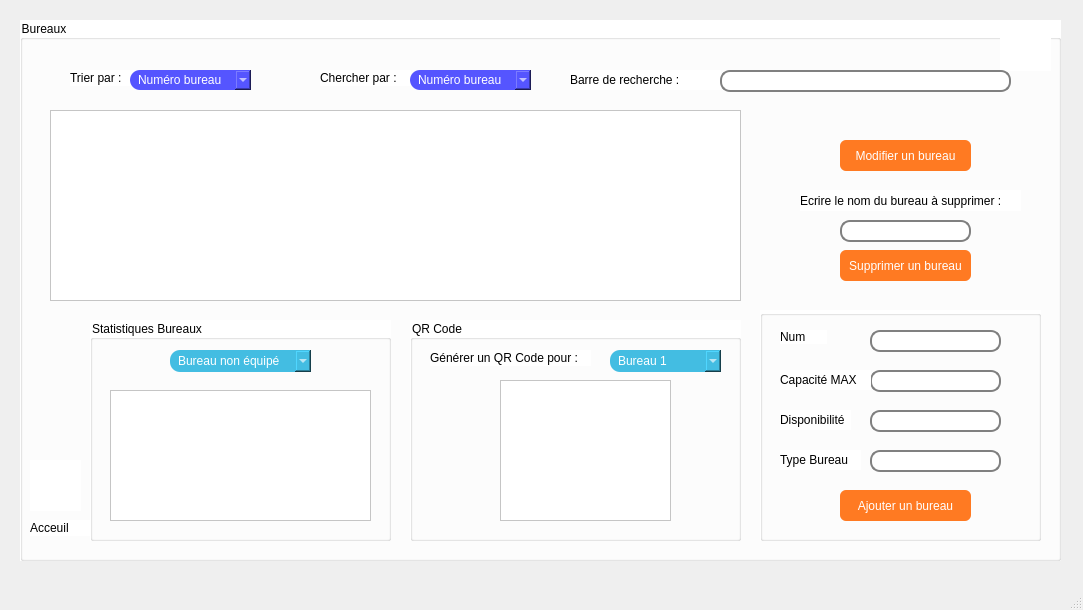
<?xml version="1.0" encoding="UTF-8"?>
<ui version="4.0">
 <class>MainWindow</class>
 <widget class="QMainWindow" name="MainWindow">
  <property name="geometry">
   <rect>
    <x>0</x>
    <y>0</y>
    <width>1083</width>
    <height>610</height>
   </rect>
  </property>
  <property name="windowTitle">
   <string>MainWindow</string>
  </property>
  <widget class="QWidget" name="centralwidget">
   <widget class="QStackedWidget" name="stackedWidget">
    <property name="geometry">
     <rect>
      <x>10</x>
      <y>10</y>
      <width>1061</width>
      <height>731</height>
     </rect>
    </property>
    <property name="styleSheet">
     <string notr="true">
font: 10pt &quot;Arial&quot;;
</string>
    </property>
    <property name="currentIndex">
     <number>3</number>
    </property>
    <widget class="QWidget" name="page">
     <widget class="QGroupBox" name="groupBox_10">
      <property name="geometry">
       <rect>
        <x>140</x>
        <y>70</y>
        <width>551</width>
        <height>321</height>
       </rect>
      </property>
      <property name="styleSheet">
       <string notr="true">background-color:rgb(255, 255, 255); 

</string>
      </property>
      <property name="title">
       <string>Acceuil</string>
      </property>
      <widget class="QPushButton" name="pushButton_17">
       <property name="geometry">
        <rect>
         <x>330</x>
         <y>70</y>
         <width>171</width>
         <height>41</height>
        </rect>
       </property>
       <property name="styleSheet">
        <string notr="true">background-color:rgb(67, 189, 226);
font: 75 10pt &quot;Arial&quot;;
  border-radius: 6px;
  border: none;
color:rgb(255, 255, 255);

</string>
       </property>
       <property name="text">
        <string>Ajouter un bureau</string>
       </property>
      </widget>
      <widget class="QPushButton" name="pushButton_18">
       <property name="geometry">
        <rect>
         <x>330</x>
         <y>140</y>
         <width>171</width>
         <height>41</height>
        </rect>
       </property>
       <property name="styleSheet">
        <string notr="true">background-color:rgb(67, 189, 226);
font: 75 10pt &quot;Arial&quot;;
  border-radius: 6px;
  border: none;
color:rgb(255, 255, 255);


</string>
       </property>
       <property name="text">
        <string>Modifier un bureau</string>
       </property>
      </widget>
      <widget class="QPushButton" name="pushButton_19">
       <property name="geometry">
        <rect>
         <x>330</x>
         <y>210</y>
         <width>171</width>
         <height>41</height>
        </rect>
       </property>
       <property name="styleSheet">
        <string notr="true">background-color:rgb(67, 189, 226);
font: 75 10pt &quot;Arial&quot;;
  border-radius: 6px;
  border: none;
color:rgb(255, 255, 255);

</string>
       </property>
       <property name="text">
        <string>Supprimer un bureau</string>
       </property>
      </widget>
      <widget class="QPushButton" name="pushButton_38">
       <property name="geometry">
        <rect>
         <x>80</x>
         <y>70</y>
         <width>171</width>
         <height>41</height>
        </rect>
       </property>
       <property name="styleSheet">
        <string notr="true">background-color:rgb(67, 189, 226);
font: 75 10pt &quot;Arial&quot;;
  border-radius: 6px;
  border: none;
color:rgb(255, 255, 255);


</string>
       </property>
       <property name="text">
        <string>Chercher un bureau</string>
       </property>
      </widget>
      <widget class="QPushButton" name="pushButton_41">
       <property name="geometry">
        <rect>
         <x>80</x>
         <y>140</y>
         <width>171</width>
         <height>41</height>
        </rect>
       </property>
       <property name="styleSheet">
        <string notr="true">background-color:rgb(67, 189, 226);
font: 75 10pt &quot;Arial&quot;;
  border-radius: 6px;
  border: none;
color:rgb(255, 255, 255);

</string>
       </property>
       <property name="text">
        <string>Statistiques</string>
       </property>
      </widget>
      <widget class="QLabel" name="label_pic_Chercher">
       <property name="geometry">
        <rect>
         <x>30</x>
         <y>70</y>
         <width>41</width>
         <height>41</height>
        </rect>
       </property>
       <property name="text">
        <string/>
       </property>
      </widget>
      <widget class="QLabel" name="label_pic_Ajouter">
       <property name="geometry">
        <rect>
         <x>280</x>
         <y>70</y>
         <width>41</width>
         <height>41</height>
        </rect>
       </property>
       <property name="text">
        <string/>
       </property>
      </widget>
      <widget class="QLabel" name="label_pic_Modifier">
       <property name="geometry">
        <rect>
         <x>280</x>
         <y>140</y>
         <width>41</width>
         <height>41</height>
        </rect>
       </property>
       <property name="text">
        <string/>
       </property>
      </widget>
      <widget class="QLabel" name="label_pic_Supprimer">
       <property name="geometry">
        <rect>
         <x>280</x>
         <y>210</y>
         <width>41</width>
         <height>41</height>
        </rect>
       </property>
       <property name="text">
        <string/>
       </property>
      </widget>
      <widget class="QLabel" name="label_pic_Statistiques">
       <property name="geometry">
        <rect>
         <x>30</x>
         <y>140</y>
         <width>41</width>
         <height>41</height>
        </rect>
       </property>
       <property name="text">
        <string/>
       </property>
      </widget>
      <widget class="QPushButton" name="pushButton_42">
       <property name="geometry">
        <rect>
         <x>80</x>
         <y>210</y>
         <width>171</width>
         <height>41</height>
        </rect>
       </property>
       <property name="styleSheet">
        <string notr="true">background-color:rgb(67, 189, 226);
font: 75 10pt &quot;Arial&quot;;
  border-radius: 6px;
  border: none;
color:rgb(255, 255, 255);

</string>
       </property>
       <property name="text">
        <string>QR Code</string>
       </property>
      </widget>
      <widget class="QLabel" name="label_pic_QR">
       <property name="geometry">
        <rect>
         <x>30</x>
         <y>210</y>
         <width>41</width>
         <height>41</height>
        </rect>
       </property>
       <property name="text">
        <string/>
       </property>
      </widget>
      <widget class="QLabel" name="label_pic_Acceuil">
       <property name="geometry">
        <rect>
         <x>480</x>
         <y>-10</y>
         <width>41</width>
         <height>41</height>
        </rect>
       </property>
       <property name="text">
        <string/>
       </property>
      </widget>
     </widget>
    </widget>
    <widget class="QWidget" name="page_4">
     <widget class="QGroupBox" name="groupBox_5">
      <property name="geometry">
       <rect>
        <x>190</x>
        <y>80</y>
        <width>471</width>
        <height>251</height>
       </rect>
      </property>
      <property name="styleSheet">
       <string notr="true">background-color:rgb(255, 255, 255); 
</string>
      </property>
      <property name="title">
       <string>Supprimer Bureau</string>
      </property>
      <widget class="QComboBox" name="comboBox_3">
       <property name="geometry">
        <rect>
         <x>250</x>
         <y>100</y>
         <width>171</width>
         <height>22</height>
        </rect>
       </property>
       <item>
        <property name="text">
         <string>Bureau 1</string>
        </property>
       </item>
       <item>
        <property name="text">
         <string>Bureau 2</string>
        </property>
       </item>
       <item>
        <property name="text">
         <string>Bureau 3</string>
        </property>
       </item>
      </widget>
      <widget class="QLabel" name="label_15">
       <property name="geometry">
        <rect>
         <x>20</x>
         <y>100</y>
         <width>211</width>
         <height>16</height>
        </rect>
       </property>
       <property name="text">
        <string>Sélelctionner le bureau à supprimer :</string>
       </property>
      </widget>
      <widget class="QLabel" name="label_16">
       <property name="geometry">
        <rect>
         <x>100</x>
         <y>40</y>
         <width>261</width>
         <height>16</height>
        </rect>
       </property>
       <property name="text">
        <string>(Avertissement : Cette action est irréversible)</string>
       </property>
      </widget>
      <widget class="QLabel" name="label_17">
       <property name="geometry">
        <rect>
         <x>30</x>
         <y>150</y>
         <width>171</width>
         <height>16</height>
        </rect>
       </property>
       <property name="text">
        <string>Veuiller écrire &quot;CONFIRMER&quot; :</string>
       </property>
      </widget>
      <widget class="QLineEdit" name="lineEdit_4">
       <property name="geometry">
        <rect>
         <x>250</x>
         <y>150</y>
         <width>171</width>
         <height>22</height>
        </rect>
       </property>
       <property name="styleSheet">
        <string notr="true">background-color:rgb(255, 255, 255); 
border: 2px solid gray; 
border-radius: 10px; 
padding: 0 8px; 
selection-background-color: darkgray; 
</string>
       </property>
      </widget>
      <widget class="QPushButton" name="pushButton_6">
       <property name="geometry">
        <rect>
         <x>150</x>
         <y>200</y>
         <width>75</width>
         <height>23</height>
        </rect>
       </property>
       <property name="styleSheet">
        <string notr="true">background-color:rgb(67, 189, 226);
  border-radius: 6px;
  border: none;
color:rgb(255, 255, 255);</string>
       </property>
       <property name="text">
        <string>Valider</string>
       </property>
      </widget>
      <widget class="QPushButton" name="pushButton_7">
       <property name="geometry">
        <rect>
         <x>250</x>
         <y>200</y>
         <width>75</width>
         <height>23</height>
        </rect>
       </property>
       <property name="styleSheet">
        <string notr="true">background-color:rgb(67, 189, 226);
  border-radius: 6px;
  border: none;
color:rgb(255, 255, 255);</string>
       </property>
       <property name="text">
        <string>Annuler</string>
       </property>
      </widget>
     </widget>
     <widget class="QLabel" name="label_pic_Supprimer1_2">
      <property name="geometry">
       <rect>
        <x>520</x>
        <y>100</y>
        <width>41</width>
        <height>41</height>
       </rect>
      </property>
      <property name="text">
       <string/>
      </property>
     </widget>
    </widget>
    <widget class="QWidget" name="page_5">
     <widget class="QGroupBox" name="groupBox_20">
      <property name="geometry">
       <rect>
        <x>170</x>
        <y>60</y>
        <width>371</width>
        <height>391</height>
       </rect>
      </property>
      <property name="styleSheet">
       <string notr="true">background-color:rgb(255, 255, 255); 
</string>
      </property>
      <property name="title">
       <string>Modifier un bureau</string>
      </property>
      <widget class="QLabel" name="label_71">
       <property name="geometry">
        <rect>
         <x>40</x>
         <y>40</y>
         <width>81</width>
         <height>16</height>
        </rect>
       </property>
       <property name="text">
        <string>Ancien Nom :</string>
       </property>
      </widget>
      <widget class="QLineEdit" name="lineEdit_20">
       <property name="geometry">
        <rect>
         <x>190</x>
         <y>40</y>
         <width>113</width>
         <height>22</height>
        </rect>
       </property>
       <property name="styleSheet">
        <string notr="true">background-color:rgb(255, 255, 255); 
border: 2px solid gray; 
border-radius: 10px; 
padding: 0 8px; 
selection-background-color: darkgray; 
</string>
       </property>
      </widget>
      <widget class="QLabel" name="label_72">
       <property name="geometry">
        <rect>
         <x>40</x>
         <y>140</y>
         <width>101</width>
         <height>16</height>
        </rect>
       </property>
       <property name="text">
        <string>Capacité MAX :</string>
       </property>
      </widget>
      <widget class="QLineEdit" name="lineEdit_21">
       <property name="geometry">
        <rect>
         <x>190</x>
         <y>140</y>
         <width>113</width>
         <height>22</height>
        </rect>
       </property>
       <property name="styleSheet">
        <string notr="true">background-color:rgb(255, 255, 255); 
border: 2px solid gray; 
border-radius: 10px; 
padding: 0 8px; 
selection-background-color: darkgray; 
</string>
       </property>
      </widget>
      <widget class="QLabel" name="label_73">
       <property name="geometry">
        <rect>
         <x>40</x>
         <y>240</y>
         <width>81</width>
         <height>16</height>
        </rect>
       </property>
       <property name="text">
        <string>Equipements :</string>
       </property>
      </widget>
      <widget class="QPlainTextEdit" name="plainTextEdit_2">
       <property name="geometry">
        <rect>
         <x>160</x>
         <y>250</y>
         <width>141</width>
         <height>87</height>
        </rect>
       </property>
       <property name="styleSheet">
        <string notr="true">background-color:rgb(255, 255, 255); 
border: 2px solid gray; 
border-radius: 10px; 
padding: 0 8px; 
selection-background-color: darkgray; 
</string>
       </property>
       <property name="plainText">
        <string>- Projecteur
- Imprimante
- Tableau
- Scanner</string>
       </property>
      </widget>
      <widget class="QLabel" name="label_74">
       <property name="geometry">
        <rect>
         <x>40</x>
         <y>90</y>
         <width>91</width>
         <height>16</height>
        </rect>
       </property>
       <property name="text">
        <string>Nouveau Nom :</string>
       </property>
      </widget>
      <widget class="QLineEdit" name="lineEdit_22">
       <property name="geometry">
        <rect>
         <x>190</x>
         <y>90</y>
         <width>113</width>
         <height>22</height>
        </rect>
       </property>
       <property name="styleSheet">
        <string notr="true">background-color:rgb(255, 255, 255); 
border: 2px solid gray; 
border-radius: 10px; 
padding: 0 8px; 
selection-background-color: darkgray; 
</string>
       </property>
      </widget>
      <widget class="QLineEdit" name="lineEdit_23">
       <property name="geometry">
        <rect>
         <x>190</x>
         <y>190</y>
         <width>113</width>
         <height>22</height>
        </rect>
       </property>
       <property name="styleSheet">
        <string notr="true">background-color:rgb(255, 255, 255); 
border: 2px solid gray; 
border-radius: 10px; 
padding: 0 8px; 
selection-background-color: darkgray; 
</string>
       </property>
      </widget>
      <widget class="QLabel" name="label_75">
       <property name="geometry">
        <rect>
         <x>40</x>
         <y>190</y>
         <width>141</width>
         <height>16</height>
        </rect>
       </property>
       <property name="text">
        <string>Nouvelle capacité MAX :</string>
       </property>
      </widget>
      <widget class="QLabel" name="label_pic_Modifier1_2">
       <property name="geometry">
        <rect>
         <x>330</x>
         <y>-10</y>
         <width>41</width>
         <height>41</height>
        </rect>
       </property>
       <property name="text">
        <string/>
       </property>
      </widget>
     </widget>
    </widget>
    <widget class="QWidget" name="page_6">
     <widget class="QGroupBox" name="groupBox_21">
      <property name="geometry">
       <rect>
        <x>10</x>
        <y>10</y>
        <width>1041</width>
        <height>541</height>
       </rect>
      </property>
      <property name="styleSheet">
       <string notr="true">background-color: rgb(255, 255, 255);
</string>
      </property>
      <property name="title">
       <string>Bureaux</string>
      </property>
      <widget class="QComboBox" name="comboBox_13">
       <property name="geometry">
        <rect>
         <x>110</x>
         <y>50</y>
         <width>121</width>
         <height>20</height>
        </rect>
       </property>
       <property name="styleSheet">
        <string notr="true">background-color:rgb(85, 85, 255); 
  box-shadow: 0 1px 3px -2px;

border-radius: 10px; 
padding: 0 8px; 
color:rgb(255, 255, 255);
</string>
       </property>
       <item>
        <property name="text">
         <string>Numéro bureau</string>
        </property>
       </item>
       <item>
        <property name="text">
         <string>Disponibilité</string>
        </property>
       </item>
       <item>
        <property name="text">
         <string>Capacité Max</string>
        </property>
       </item>
      </widget>
      <widget class="QLabel" name="label_76">
       <property name="geometry">
        <rect>
         <x>50</x>
         <y>50</y>
         <width>91</width>
         <height>16</height>
        </rect>
       </property>
       <property name="text">
        <string>Trier par :</string>
       </property>
      </widget>
      <widget class="QLabel" name="label_77">
       <property name="geometry">
        <rect>
         <x>300</x>
         <y>50</y>
         <width>91</width>
         <height>16</height>
        </rect>
       </property>
       <property name="text">
        <string>Chercher par :</string>
       </property>
      </widget>
      <widget class="QComboBox" name="comboBox_14">
       <property name="geometry">
        <rect>
         <x>390</x>
         <y>50</y>
         <width>121</width>
         <height>20</height>
        </rect>
       </property>
       <property name="styleSheet">
        <string notr="true">background-color:rgb(85, 85, 255); 

border-radius: 10px; 
padding: 0 8px; 
color:rgb(255, 255, 255);
</string>
       </property>
       <item>
        <property name="text">
         <string>Numéro bureau</string>
        </property>
       </item>
       <item>
        <property name="text">
         <string>Disponibilité</string>
        </property>
       </item>
       <item>
        <property name="text">
         <string>Capacité Max</string>
        </property>
       </item>
      </widget>
      <widget class="QLabel" name="label_79">
       <property name="geometry">
        <rect>
         <x>550</x>
         <y>50</y>
         <width>151</width>
         <height>20</height>
        </rect>
       </property>
       <property name="text">
        <string>Barre de recherche :</string>
       </property>
      </widget>
      <widget class="QLineEdit" name="lineEdit_24">
       <property name="geometry">
        <rect>
         <x>700</x>
         <y>50</y>
         <width>291</width>
         <height>22</height>
        </rect>
       </property>
       <property name="styleSheet">
        <string notr="true">background-color:rgb(255, 255, 255); 
border: 2px solid gray; 
border-radius: 10px; 
padding: 0 8px; 
selection-background-color: darkgray; 
</string>
       </property>
       <property name="text">
        <string/>
       </property>
      </widget>
      <widget class="QLabel" name="label_pic_Bureau">
       <property name="geometry">
        <rect>
         <x>980</x>
         <y>0</y>
         <width>51</width>
         <height>51</height>
        </rect>
       </property>
       <property name="text">
        <string/>
       </property>
      </widget>
      <widget class="QPushButton" name="pb_modif">
       <property name="geometry">
        <rect>
         <x>820</x>
         <y>120</y>
         <width>131</width>
         <height>31</height>
        </rect>
       </property>
       <property name="styleSheet">
        <string notr="true">background-color:rgb(255, 122, 34);
  border-radius: 6px;
  border: none;
color:rgb(255, 255, 255);</string>
       </property>
       <property name="text">
        <string>Modifier un bureau</string>
       </property>
      </widget>
      <widget class="QPushButton" name="pb_supp">
       <property name="geometry">
        <rect>
         <x>820</x>
         <y>230</y>
         <width>131</width>
         <height>31</height>
        </rect>
       </property>
       <property name="styleSheet">
        <string notr="true">background-color:rgb(255, 122, 34);
  border-radius: 6px;
  border: none;
color:rgb(255, 255, 255);</string>
       </property>
       <property name="text">
        <string>Supprimer un bureau</string>
       </property>
      </widget>
      <widget class="QGroupBox" name="groupBox_11">
       <property name="geometry">
        <rect>
         <x>70</x>
         <y>300</y>
         <width>301</width>
         <height>221</height>
        </rect>
       </property>
       <property name="styleSheet">
        <string notr="true">background-color:rgb(255, 255, 255);</string>
       </property>
       <property name="title">
        <string>Statistiques Bureaux</string>
       </property>
       <widget class="QComboBox" name="comboBox_15">
        <property name="geometry">
         <rect>
          <x>80</x>
          <y>30</y>
          <width>141</width>
          <height>22</height>
         </rect>
        </property>
        <property name="styleSheet">
         <string notr="true">
background-color: rgb(67, 189, 226);
border-radius: 10px; 
padding: 0 8px; 
color:rgb(255, 255, 255);
</string>
        </property>
        <item>
         <property name="text">
          <string>Bureau non équipé</string>
         </property>
        </item>
        <item>
         <property name="text">
          <string>Bureau équipé</string>
         </property>
        </item>
       </widget>
       <widget class="QLabel" name="label_pic_Statistiques1_2">
        <property name="geometry">
         <rect>
          <x>420</x>
          <y>-10</y>
          <width>41</width>
          <height>41</height>
         </rect>
        </property>
        <property name="text">
         <string/>
        </property>
       </widget>
       <widget class="QTableView" name="tableView">
        <property name="geometry">
         <rect>
          <x>20</x>
          <y>70</y>
          <width>261</width>
          <height>131</height>
         </rect>
        </property>
       </widget>
      </widget>
      <widget class="QGroupBox" name="groupBox_13">
       <property name="geometry">
        <rect>
         <x>390</x>
         <y>300</y>
         <width>331</width>
         <height>221</height>
        </rect>
       </property>
       <property name="title">
        <string>QR Code</string>
       </property>
       <widget class="QComboBox" name="comboBox_9">
        <property name="geometry">
         <rect>
          <x>200</x>
          <y>30</y>
          <width>111</width>
          <height>22</height>
         </rect>
        </property>
        <property name="styleSheet">
         <string notr="true">
background-color: rgb(67, 189, 226);
border-radius: 10px; 
padding: 0 8px; 
color:rgb(255, 255, 255);
</string>
        </property>
        <item>
         <property name="text">
          <string>Bureau 1</string>
         </property>
        </item>
        <item>
         <property name="text">
          <string>Bureau 2</string>
         </property>
        </item>
        <item>
         <property name="text">
          <string>Bureau 3</string>
         </property>
        </item>
       </widget>
       <widget class="QLabel" name="label_21">
        <property name="geometry">
         <rect>
          <x>20</x>
          <y>30</y>
          <width>161</width>
          <height>16</height>
         </rect>
        </property>
        <property name="text">
         <string>Générer un QR Code pour :</string>
        </property>
       </widget>
       <widget class="QLabel" name="label_pic_QR1_2">
        <property name="geometry">
         <rect>
          <x>470</x>
          <y>-10</y>
          <width>41</width>
          <height>41</height>
         </rect>
        </property>
        <property name="text">
         <string/>
        </property>
       </widget>
       <widget class="QTableView" name="tableView_2">
        <property name="geometry">
         <rect>
          <x>90</x>
          <y>60</y>
          <width>171</width>
          <height>141</height>
         </rect>
        </property>
       </widget>
      </widget>
      <widget class="QTableView" name="TabBureau">
       <property name="geometry">
        <rect>
         <x>30</x>
         <y>90</y>
         <width>691</width>
         <height>191</height>
        </rect>
       </property>
      </widget>
      <widget class="QLineEdit" name="LENumsupp">
       <property name="geometry">
        <rect>
         <x>820</x>
         <y>200</y>
         <width>131</width>
         <height>22</height>
        </rect>
       </property>
       <property name="styleSheet">
        <string notr="true">background-color:rgb(255, 255, 255); 
border: 2px solid gray; 
border-radius: 10px; 
padding: 0 8px; 
selection-background-color: darkgray; 
</string>
       </property>
       <property name="text">
        <string/>
       </property>
      </widget>
      <widget class="QGroupBox" name="groupBox">
       <property name="geometry">
        <rect>
         <x>740</x>
         <y>290</y>
         <width>281</width>
         <height>231</height>
        </rect>
       </property>
       <property name="title">
        <string/>
       </property>
       <widget class="QLineEdit" name="LENum">
        <property name="geometry">
         <rect>
          <x>110</x>
          <y>20</y>
          <width>131</width>
          <height>22</height>
         </rect>
        </property>
        <property name="styleSheet">
         <string notr="true">background-color:rgb(255, 255, 255); 
border: 2px solid gray; 
border-radius: 10px; 
padding: 0 8px; 
selection-background-color: darkgray; 
</string>
        </property>
        <property name="text">
         <string/>
        </property>
       </widget>
       <widget class="QLabel" name="label">
        <property name="geometry">
         <rect>
          <x>20</x>
          <y>20</y>
          <width>47</width>
          <height>14</height>
         </rect>
        </property>
        <property name="text">
         <string>Num</string>
        </property>
       </widget>
       <widget class="QLineEdit" name="LECapacitemax">
        <property name="geometry">
         <rect>
          <x>110</x>
          <y>60</y>
          <width>131</width>
          <height>22</height>
         </rect>
        </property>
        <property name="styleSheet">
         <string notr="true">background-color:rgb(255, 255, 255); 
border: 2px solid gray; 
border-radius: 10px; 
padding: 0 8px; 
selection-background-color: darkgray; 
</string>
        </property>
        <property name="text">
         <string/>
        </property>
       </widget>
       <widget class="QLineEdit" name="LEDisponibilite">
        <property name="geometry">
         <rect>
          <x>110</x>
          <y>100</y>
          <width>131</width>
          <height>22</height>
         </rect>
        </property>
        <property name="styleSheet">
         <string notr="true">background-color:rgb(255, 255, 255); 
border: 2px solid gray; 
border-radius: 10px; 
padding: 0 8px; 
selection-background-color: darkgray; 
</string>
        </property>
        <property name="text">
         <string/>
        </property>
       </widget>
       <widget class="QLineEdit" name="LETypeBureau">
        <property name="geometry">
         <rect>
          <x>110</x>
          <y>140</y>
          <width>131</width>
          <height>22</height>
         </rect>
        </property>
        <property name="styleSheet">
         <string notr="true">background-color:rgb(255, 255, 255); 
border: 2px solid gray; 
border-radius: 10px; 
padding: 0 8px; 
selection-background-color: darkgray; 
</string>
        </property>
        <property name="text">
         <string/>
        </property>
       </widget>
       <widget class="QLabel" name="label_3">
        <property name="geometry">
         <rect>
          <x>20</x>
          <y>140</y>
          <width>81</width>
          <height>20</height>
         </rect>
        </property>
        <property name="text">
         <string>Type Bureau</string>
        </property>
       </widget>
       <widget class="QLabel" name="label_4">
        <property name="geometry">
         <rect>
          <x>20</x>
          <y>100</y>
          <width>71</width>
          <height>20</height>
         </rect>
        </property>
        <property name="text">
         <string>Disponibilité</string>
        </property>
       </widget>
       <widget class="QLabel" name="label_2">
        <property name="geometry">
         <rect>
          <x>20</x>
          <y>60</y>
          <width>91</width>
          <height>20</height>
         </rect>
        </property>
        <property name="text">
         <string>Capacité MAX</string>
        </property>
       </widget>
       <widget class="QPushButton" name="pb_ajouter">
        <property name="geometry">
         <rect>
          <x>80</x>
          <y>180</y>
          <width>131</width>
          <height>31</height>
         </rect>
        </property>
        <property name="styleSheet">
         <string notr="true">background-color:rgb(255, 122, 34);
  border-radius: 6px;
  border: none;
color:rgb(255, 255, 255);</string>
        </property>
        <property name="text">
         <string>Ajouter un bureau</string>
        </property>
       </widget>
      </widget>
      <widget class="QLabel" name="label_5">
       <property name="geometry">
        <rect>
         <x>780</x>
         <y>170</y>
         <width>221</width>
         <height>21</height>
        </rect>
       </property>
       <property name="text">
        <string>Ecrire le nom du bureau à supprimer :</string>
       </property>
      </widget>
      <widget class="QLabel" name="label_pic_Acceuil_2">
       <property name="geometry">
        <rect>
         <x>10</x>
         <y>440</y>
         <width>51</width>
         <height>51</height>
        </rect>
       </property>
       <property name="text">
        <string/>
       </property>
      </widget>
      <widget class="QLabel" name="label_6">
       <property name="geometry">
        <rect>
         <x>10</x>
         <y>500</y>
         <width>61</width>
         <height>16</height>
        </rect>
       </property>
       <property name="text">
        <string>Acceuil </string>
       </property>
      </widget>
      <zorder>label_pic_Bureau</zorder>
      <zorder>label_76</zorder>
      <zorder>comboBox_13</zorder>
      <zorder>label_77</zorder>
      <zorder>comboBox_14</zorder>
      <zorder>label_79</zorder>
      <zorder>lineEdit_24</zorder>
      <zorder>pb_modif</zorder>
      <zorder>pb_supp</zorder>
      <zorder>groupBox_11</zorder>
      <zorder>groupBox_13</zorder>
      <zorder>TabBureau</zorder>
      <zorder>LENumsupp</zorder>
      <zorder>groupBox</zorder>
      <zorder>label_5</zorder>
      <zorder>label_pic_Acceuil_2</zorder>
      <zorder>label_6</zorder>
     </widget>
    </widget>
    <widget class="QWidget" name="page_7"/>
   </widget>
  </widget>
  <widget class="QMenuBar" name="menubar">
   <property name="geometry">
    <rect>
     <x>0</x>
     <y>0</y>
     <width>1083</width>
     <height>26</height>
    </rect>
   </property>
  </widget>
  <widget class="QStatusBar" name="statusbar"/>
 </widget>
 <resources/>
 <connections/>
</ui>
